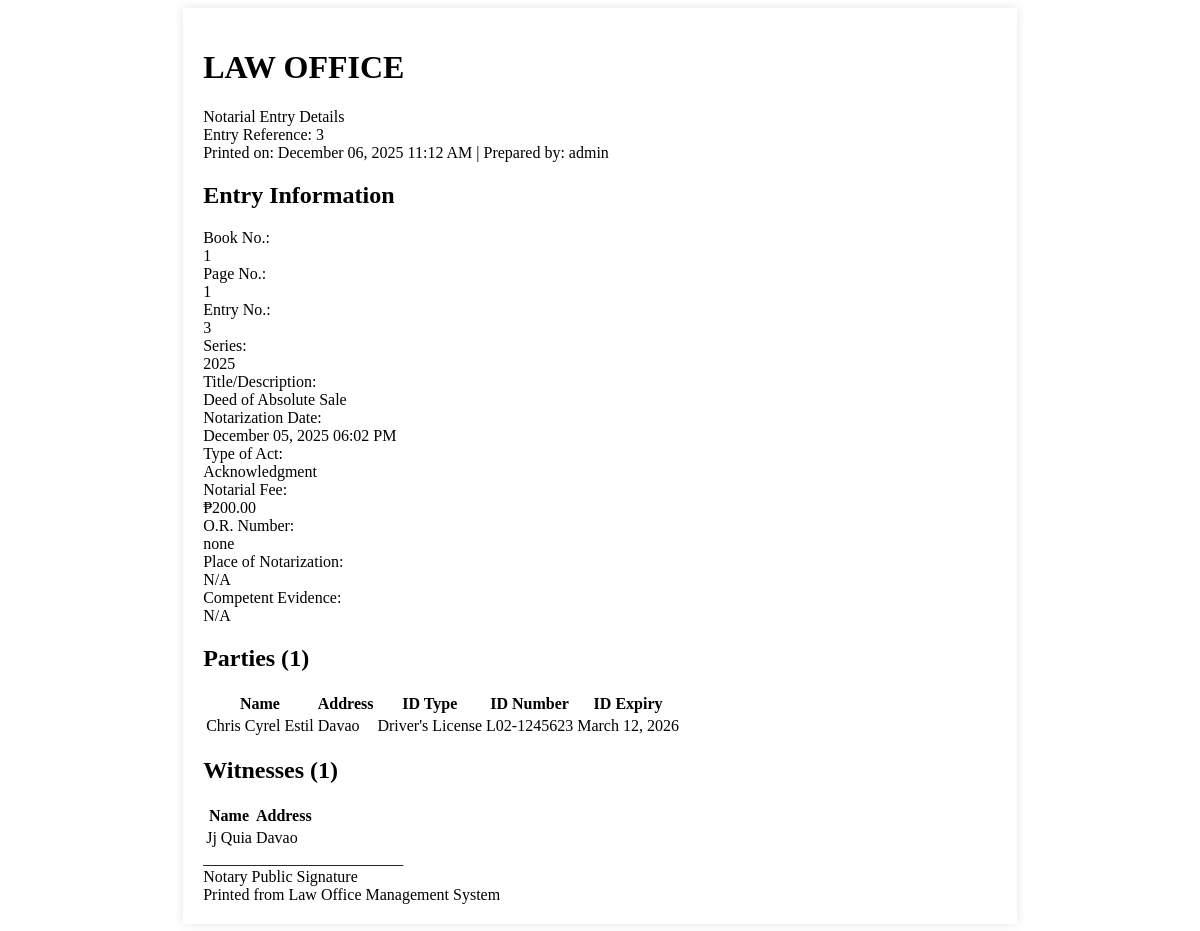
The page /notarial-entries/1/print (signed in) on the database as committed earlier.
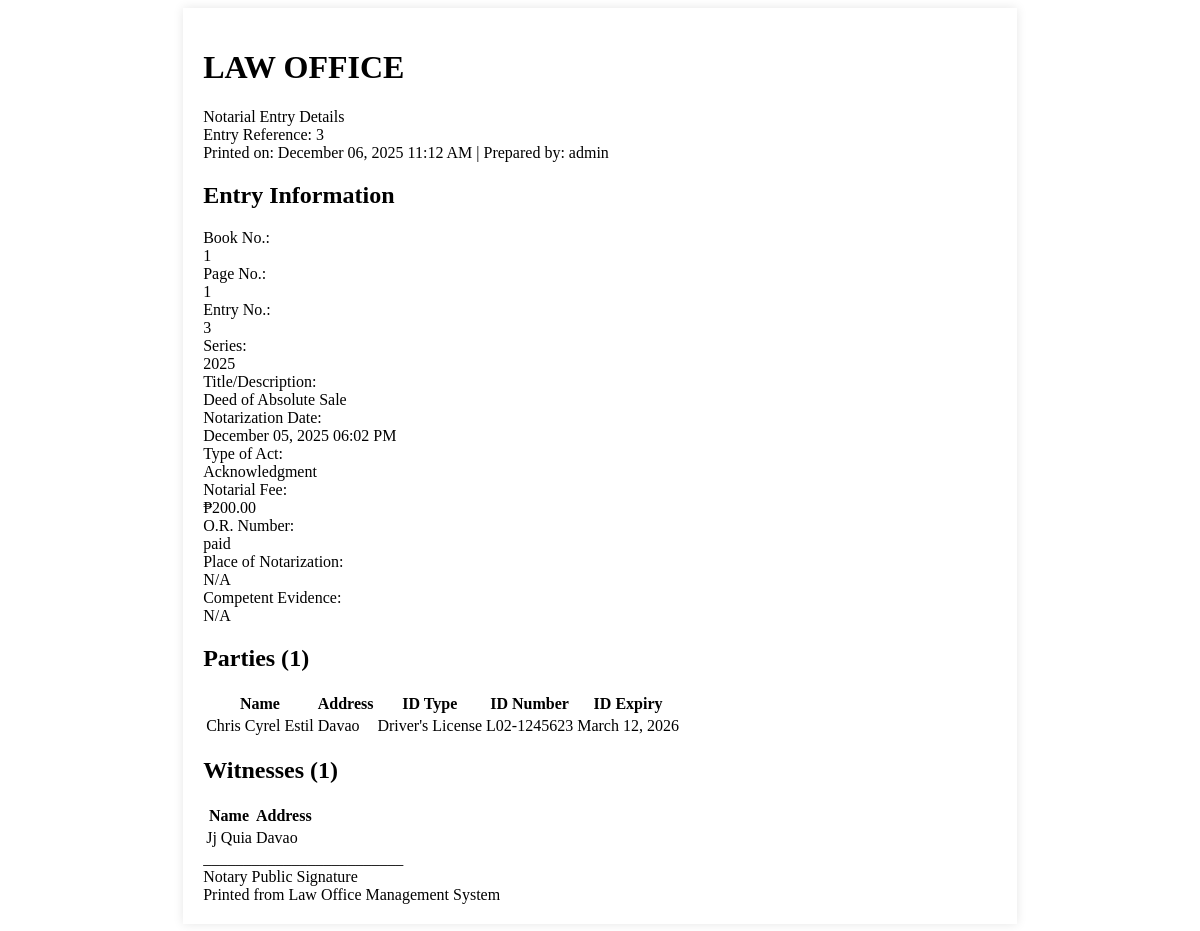
The same page on the database as committed later.
### app/models/notarial_entry_mdl.py (models this page shows, shortened)
class NotarialEntry(db.Model):
    __tablename__ = 'notarial_entries'
    id = db.Column(db.Integer, primary_key=True)
    not_entry_num = db.Column(db.String(255), nullable=False)
    not_page_num = db.Column(db.String(255), nullable=False)
    not_book_num = db.Column(db.String(255), nullable=False)
    not_series = db.Column(db.Integer, nullable=False)
    not_title = db.Column(db.String(255), nullable=False)
    not_date = db.Column(db.DateTime, nullable=False, default=datetime.utcnow)
    not_type_act = db.Column(db.String(255), nullable=False)
    not_fee = db.Column(Numeric(10, 2), nullable=False)
    not_fee_or = db.Column(db.String(255), nullable=True)
    not_other_place = db.Column(db.String(255), nullable=True)
    not_comp_evidence_id = db.Column(db.String(150), nullable=True)
    transaction_item_id = db.Column(db.Integer, db.ForeignKey('transaction_items.id'), nullable=True)
    transaction_status = db.Column(db.String(50), default='no_transaction')  # no_transaction, unpaid, paid
    transaction_item = db.relationship('TransactionItem',
                                     foreign_keys=[transaction_item_id],
                                     backref='notarial_entries',  # Changed from 'notary_entries'
                                     lazy=True)

### app/routes/notarial_entries_routes.py (the view)
@notarial_entries_bp.route('/<int:entry_id>/print')
@staff_or_admin_required
@login_required
def print_entry(entry_id):
    from app.services.print_service import PrintService
    print_data = PrintService.generate_notarial_print_data(entry_id)
    if not print_data:
        flash('Notarial entry not found!', 'error')
        return redirect(url_for('notarial_entries.notarial_entries_page'))
    print_data['prepared_by'] = current_user.full_name if hasattr(current_user, 'full_name') else current_user.username
    return render_template('notarial_entry_print.html', **print_data)

### app/utils/permissions.py (called while the page is built)
def staff_or_admin_required(f):
    @wraps(f)
    def decorated_function(*args, **kwargs):
        if not current_user.is_authenticated:
            flash('Please login to access this page.', 'error')
            return redirect(url_for('auth.login'))
        if current_user.role not in ['admin', 'staff']:
            flash('Staff or Administrator access required.', 'error')
            return redirect(url_for('dashboard.dashboard_page'))
        return f(*args, **kwargs)
    return decorated_function

### app/templates/notarial_entry_print.html (shortened to what the changed rows need)
<!DOCTYPE html>
<html lang="en">
<head>
</head>
<body>
    <div class="print-container">
        <div class="print-header">
            <h1 class="print-title">LAW OFFICE</h1>
        </div>
        <div class="print-section">
            <h2 class="print-section-title">Entry Information</h2>
            <div class="print-row">
                <div class="print-label">Series:</div>
                <div class="print-value">{{ series }}</div>
            </div>
            <div class="print-row">
                <div class="print-label">Title/Description:</div>
                <div class="print-value">{{ title }}</div>
            </div>
            <div class="print-row">
                <div class="print-label">Type of Act:</div>
                <div class="print-value">{{ type_of_act }}</div>
            </div>
            <div class="print-row">
                <div class="print-label">O.R. Number:</div>
                <div class="print-value">{{ or_number }}</div>
            </div>
        </div>
        <div class="print-section">
            <h2 class="print-section-title">Parties ({{ parties|length }})</h2>
            <table class="print-table">
                <thead>
                    <tr>
                        <th>Name</th>
                        <th>Address</th>
                        <th>ID Type</th>
                        <th>ID Number</th>
                        <th>ID Expiry</th>
                    </tr>
                </thead>
            </table>
        </div>
        {% if witnesses and witnesses|length > 0 %}
        <div class="print-section">
            <h2 class="print-section-title">Witnesses ({{ witnesses|length }})</h2>
            <table class="print-table">
                <thead>
                    <tr>
                        <th>Name</th>
                        <th>Address</th>
                    </tr>
                </thead>
            </table>
        </div>
        {% endif %}
    </div>
</body>
</html>

Rows that differ between the two databases and show on the page:
changed NotarialEntry "Deed of Absolute Sale": not_fee_or "none" → "paid"
